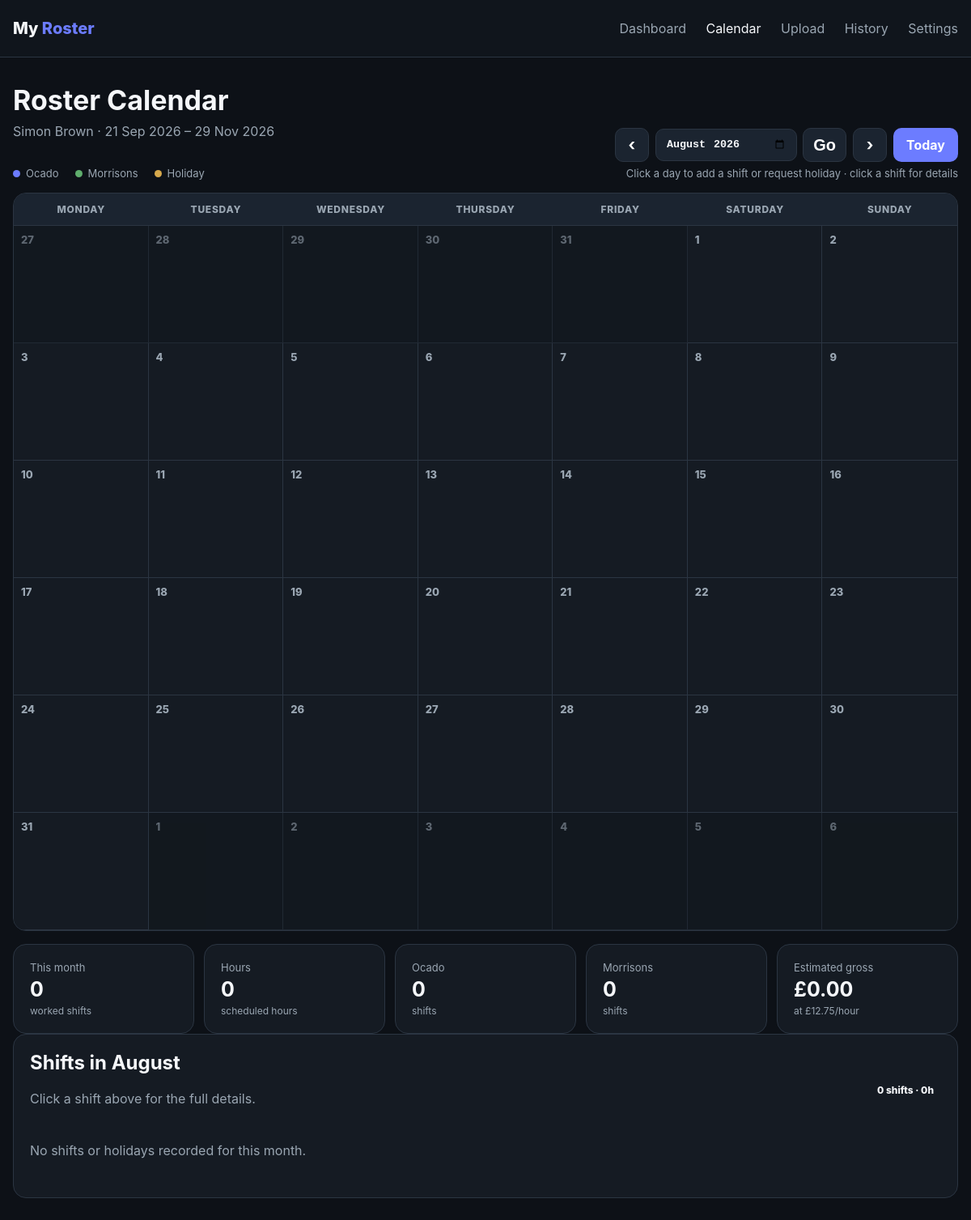
Page /calendar?year=2026&month=8 on the committed database.
### app.py (models this page shows)
class Roster(db.Model):
    id = db.Column(db.Integer, primary_key=True)
    filename = db.Column(db.String(255), nullable=False)
    uploaded_at = db.Column(db.DateTime, default=datetime.utcnow, nullable=False)
    period_start = db.Column(db.Date, nullable=True)
    period_end = db.Column(db.Date, nullable=True)
    employee = db.Column(db.String(120), nullable=True)
    employee_number = db.Column(db.String(50), nullable=True)
    active = db.Column(db.Boolean, default=True, nullable=False)
    shifts = db.relationship(
        "Shift", backref="roster", cascade="all, delete-orphan",
        lazy=True, order_by="Shift.shift_date"
    )

### app.py (the view)
@app.route("/calendar")
def calendar():
    roster = Roster.query.filter_by(active=True).order_by(Roster.uploaded_at.desc()).first()
    if not roster:
        return render_template("calendar.html", roster=None)
    shifts = Shift.query.filter_by(roster_id=roster.id).order_by(Shift.shift_date).all()
    requested_year = request.args.get("year", type=int)
    requested_month = request.args.get("month", type=int)
    requested_month_date = request.args.get("month_date", "").strip()
    if requested_month_date:
        try:
            selected = datetime.strptime(requested_month_date, "%Y-%m")
            year, month = selected.year, selected.month
        except ValueError:
            year = month = None
    elif requested_year and requested_month and 1 <= requested_month <= 12:
        year, month = requested_year, requested_month
    else:
        year = month = None
    if not year or not month:
        today = date.today()
        if roster.period_start <= today <= roster.period_end:
            year, month = today.year, today.month
        else:
            year, month = roster.period_start.year, roster.period_start.month
    return render_template("calendar.html", **calendar_context(roster, shifts, year, month))

### app.py (called while the page is built)
def money(value):
    return f"£{float(value):,.2f}"

def serialise_shifts(shifts):
    import json
    return json.dumps({
        str(s.id): {
            "date_label": s.shift_date.strftime("%A %d %B %Y"),
            "day": s.day_name,
            "start_time": s.start_time,
            "finish_time": s.finish_time,
            "hours": s.hours,
            "employer": s.employer,
            "pay_type": s.pay_type,
            "week": s.week_number,
        } for s in shifts
    })

def build_calendar_data(shifts, year, month, holiday_requests=None):
    cal = pycalendar.Calendar(firstweekday=0)  # Monday
    weeks = []
    today = date.today()
    by_date = {}
    for shift in shifts:
        by_date.setdefault(shift.shift_date, []).append(shift)
    requests_by_date = {}
    for req in (holiday_requests or []):
        requests_by_date.setdefault(req.request_date, []).append(req)
    for week in cal.monthdatescalendar(year, month):
        cells = []
        for day_value in week:
            cells.append({
                "date": day_value,
                "in_month": day_value.month == month,
                "is_today": day_value == today,
                "events": by_date.get(day_value, []),
                "holiday_requests": requests_by_date.get(day_value, []),
            })
        weeks.append(cells)
    return weeks

def month_offset(year, month, offset):
    value = year * 12 + (month - 1) + offset
    return value // 12, value % 12 + 1

    @property
    def finish_time(self):
        if not self.start_time or self.employer == "Holiday":
            return None
        try:
            start = datetime.strptime(self.start_time, "%H:%M")
            finish = start + timedelta(hours=self.hours)
            return finish.strftime("%H:%M")
        except ValueError:
            return None

### templates/calendar.html (shortened to what this page needs)
<!doctype html>
<html lang="en">
<head>
<link rel="stylesheet" href="{{ url_for('static', filename='style.css') }}">
</head>
<body>
<nav>
  <div class="container nav-inner">
    <div class="brand">My <span>Roster</span></div>
    <div class="links">
      <a href="{{ url_for('dashboard') }}">Dashboard</a>
      <a class="active" href="{{ url_for('calendar') }}">Calendar</a>
      <a href="{{ url_for('upload_roster') }}">Upload</a>
      <a href="{{ url_for('history') }}">History</a>
      <a href="{{ url_for('settings') }}">Settings</a>
    </div>
  </div>
</nav>
<main>
<div class="container">
{% if not roster %}
  <div class="card empty-state">
    <h1>No roster loaded</h1>
    <p class="subtitle">Upload a roster to see your shifts on a calendar.</p>
    <a class="btn" href="{{ url_for('upload_roster') }}">Upload roster</a>
  </div>
{% else %}
  <div class="calendar-header">
    <div>
      <h1>Roster Calendar</h1>
      <div class="subtitle">{{ roster.employee or 'Employee' }} · {{ roster.period_start.strftime('%d %b %Y') }} – {{ roster.period_end.strftime('%d %b %Y') }}</div>
    </div>
    <div class="calendar-actions">
      <a class="btn secondary" href="{{ url_for('calendar', year=prev_year, month=prev_month) }}">‹</a>
      <form class="month-picker" method="get" action="{{ url_for('calendar') }}">
        <input type="month" name="month_date" aria-label="Select month and year" value="{{ '%04d-%02d'|format(year, month) }}">
        <button class="btn secondary" type="submit">Go</button>
      </form>
      <a class="btn secondary" href="{{ url_for('calendar', year=next_year, month=next_month) }}">›</a>
      <a class="btn" href="{{ url_for('calendar', year=today.year, month=today.month) }}">Today</a>
    </div>
  </div>
  <div class="calendar-legend">
    <span><i class="legend-dot ocado-dot"></i> Ocado</span>
    <span><i class="legend-dot morrisons-dot"></i> Morrisons</span>
    <span><i class="legend-dot holiday-dot"></i> Holiday</span>
    <span class="legend-help">Click a day to add a shift or request holiday · click a shift for details</span>
  </div>
  <div class="calendar-card">
    <div class="calendar-weekdays">
      {% for day in weekdays %}<div>{{ day }}</div>{% endfor %}
    </div>
    <div class="calendar-grid">
      {% for week in calendar_weeks %}
        {% for cell in week %}
          <div class="calendar-day {% if not cell.in_month %}outside-month{% endif %} {% if cell.is_today %}today{% endif %}" data-date="{{ cell.date.strftime('%Y-%m-%d') }}" tabindex="0" role="button">
            <div class="day-number">{{ cell.date.day }}</div>
          </div>
        {% endfor %}
      {% endfor %}
    </div>
  </div>
  <div class="calendar-summary">
    <div class="card"><span class="label">This month</span><strong>{{ month_stats.shifts }}</strong><span>worked shifts</span></div>
    <div class="card"><span class="label">Hours</span><strong>{{ month_stats.hours|int }}</strong><span>scheduled hours</span></div>
    <div class="card"><span class="label">Ocado</span><strong>{{ month_stats.ocado }}</strong><span>shifts</span></div>
    <div class="card"><span class="label">Morrisons</span><strong>{{ month_stats.morrisons }}</strong><span>shifts</span></div>
    <div class="card"><span class="label">Estimated gross</span><strong>{{ money(month_stats.earnings) }}</strong><span>{% if hourly_rate %}at {{ money(hourly_rate) }}/hour{% else %}<a href="{{ url_for('settings') }}">Set hourly rate</a>{% endif %}</span></div>
  </div>
  <div class="shift-list card">
    <div class="section-heading">
      <div>
        <h2>Shifts in {{ month_name }}</h2>
        <div class="subtitle">Click a shift above for the full details.</div>
      </div>
      <span class="badge">{{ month_stats.shifts }} shifts · {{ month_stats.hours|int }}h</span>
    </div>
    {% if month_events %}
    <div class="table-wrap">
    <table>
      <thead><tr><th>Date</th><th>Day</th><th>Employer</th><th>Start</th><th>Finish</th><th>Hours</th><th>Est. gross</th></tr></thead>
      <tbody>
      {% for event in month_events|sort(attribute='shift_date') %}
        <tr onclick="openShift({{ event.id }})" class="clickable-row">
          <td>{{ event.shift_date.strftime('%d/%m/%Y') }}</td>
          <td>{{ event.day_name }}</td>
          <td><span class="badge {{ event.employer|lower }}">{{ event.employer }}</span></td>
          <td>{{ event.start_time or '—' }}</td>
          <td>{{ event.finish_time or '—' }}</td>
          <td>{{ event.hours|int }}h</td>
          <td>{{ money(event.hours * hourly_rate) if hourly_rate else '—' }}</td>
        </tr>
      {% endfor %}
      </tbody>
    </table>
    </div>
    {% else %}
      <p class="subtitle">No shifts or holidays recorded for this month.</p>
    {% endif %}
  </div>
{% endif %}
</div>
</main>
</body>
</html>

### static/style.css (style rules this page uses)
* { box-sizing: border-box; }
:root { --bg: #0d1117; --panel: #151b23; --panel2: #1b2430; --border: #2b3542; --text: #f5f7fa; --muted: #9aa6b2; --ocado: #6c7cff; --morrisons: #5fae6d; --holiday: #d6a94c; }
body { margin:0; font-family:Inter,system-ui,-apple-system,BlinkMacSystemFont,"Segoe UI",sans-serif; background:var(--bg); color:var(--text); }
.container { width:min(1280px,calc(100% - 32px)); margin:0 auto; }
nav { border-bottom:1px solid var(--border); background:#10151c; position:sticky; top:0; z-index:10; }
.nav-inner { min-height:70px; display:flex; align-items:center; justify-content:space-between; gap:20px; }
.brand { font-weight:800; font-size:20px; }
.brand span { color:var(--ocado); }
nav a { color:var(--muted); text-decoration:none; margin-left:20px; }
nav a:hover, nav a.active { color:var(--text); }
main { padding:32px 0 60px; }
h1 { margin:0 0 8px; font-size:34px; }
h2 { margin-top:0; }
.subtitle { color:var(--muted); margin-bottom:28px; }
.card { background:var(--panel); border:1px solid var(--border); border-radius:16px; padding:20px; }
.label { color:var(--muted); font-size:13px; }
.btn { display:inline-block; border:0; border-radius:10px; padding:11px 16px; background:var(--ocado); color:white; text-decoration:none; font-weight:700; cursor:pointer; }
.btn.secondary { background:var(--panel2); border:1px solid var(--border); }
.badge { display:inline-flex; padding:5px 9px; border-radius:999px; font-size:12px; font-weight:800; }
.section-heading { display:flex; justify-content:space-between; align-items:center; gap:15px; margin-bottom:16px; }
.calendar-header { display:flex; justify-content:space-between; align-items:flex-end; gap:20px; margin-bottom:6px; }
.calendar-actions { display:flex; align-items:center; gap:8px; }
.calendar-actions .btn.secondary { min-width:42px; padding:10px 12px; text-align:center; font-size:20px; line-height:1; }
.calendar-legend { display:flex; gap:20px; color:var(--muted); font-size:13px; margin:0 0 16px; }
.calendar-legend span { display:flex; align-items:center; gap:7px; }
.legend-dot { width:9px; height:9px; border-radius:50%; display:inline-block; }
.ocado-dot { background:var(--ocado); }
.morrisons-dot { background:var(--morrisons); }
.holiday-dot { background:var(--holiday); }
.calendar-card { background:var(--panel); border:1px solid var(--border); border-radius:16px; overflow:hidden; }
.calendar-weekdays, .calendar-grid { display:grid; grid-template-columns:repeat(7,minmax(0,1fr)); }
.calendar-weekdays { background:var(--panel2); border-bottom:1px solid var(--border); }
.calendar-weekdays div { padding:12px; color:var(--muted); font-size:12px; font-weight:800; text-transform:uppercase; letter-spacing:.06em; text-align:center; }
.calendar-day { min-height:145px; border-right:1px solid var(--border); border-bottom:1px solid var(--border); padding:9px; background:var(--panel); }
.calendar-day:nth-child(7n) { border-right:0; }
.calendar-day.outside-month { background:#11161d; opacity:.55; }
.day-number { font-size:13px; font-weight:800; color:var(--muted); margin-bottom:8px; }
.calendar-summary { display:grid; grid-template-columns:repeat(5,1fr); gap:12px; margin-top:16px; }
.calendar-summary .card { display:flex; flex-direction:column; gap:4px; }
.calendar-summary strong { font-size:25px; }
.calendar-summary span:last-child { color:var(--muted); font-size:12px; }
.month-picker { display:flex; gap:7px; align-items:center; }
.month-picker select, .month-picker input[type=month] { min-width:150px; background:var(--panel2); color:var(--text); border:1px solid var(--border); border-radius:10px; padding:10px 12px; font-weight:700; }
.legend-help { margin-left:auto; }
.calendar-day[role="button"] { cursor:pointer }

### rows in the picture
Roster: employee "Simon Brown", period_start "21 Sep 2026", period_end "29 Nov 2026"

### other values in the picture
{{ day }} "MONDAY" "TUESDAY" "WEDNESDAY" "THURSDAY" "FRIDAY" "SATURDAY" "SUNDAY"
{{ cell.date.day }} "27" "28" "29" "30" "31" "1" "2" "3" "4" "5" "6" "7" "8" "9" "10" "11" "12" "13" "14" "15" "16" "17" "18" "19" "20" "21" "22" "23" "24" "25" "26" "27" "28" "29" "30" "31" "1" "2" "3" "4" "5" "6"
{{ month_stats.shifts }} "0"
{{ month_stats.hours|int }} "0"
{{ month_stats.ocado }} "0"
{{ month_stats.morrisons }} "0"
{{ money(month_stats.earnings) }} "£0.00"
{{ money(hourly_rate) }} "£12.75"
{{ month_name }} "August"
